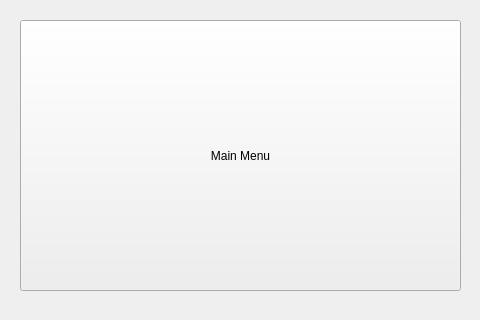
<?xml version="1.0" encoding="UTF-8"?>
<ui version="4.0">
 <class>CamDlg</class>
 <widget class="QDialog" name="CamDlg">
  <property name="geometry">
   <rect>
    <x>0</x>
    <y>0</y>
    <width>480</width>
    <height>320</height>
   </rect>
  </property>
  <property name="sizePolicy">
   <sizepolicy hsizetype="Preferred" vsizetype="Preferred">
    <horstretch>0</horstretch>
    <verstretch>0</verstretch>
   </sizepolicy>
  </property>
  <property name="minimumSize">
   <size>
    <width>480</width>
    <height>320</height>
   </size>
  </property>
  <property name="maximumSize">
   <size>
    <width>480</width>
    <height>320</height>
   </size>
  </property>
  <property name="windowTitle">
   <string>Camera</string>
  </property>
  <widget class="QDialogButtonBox" name="buttonBox">
   <property name="geometry">
    <rect>
     <x>10</x>
     <y>600</y>
     <width>461</width>
     <height>32</height>
    </rect>
   </property>
   <property name="orientation">
    <enum>Qt::Horizontal</enum>
   </property>
   <property name="standardButtons">
    <set>QDialogButtonBox::Cancel|QDialogButtonBox::Ok</set>
   </property>
  </widget>
  <widget class="QPushButton" name="mainMenuButton">
   <property name="geometry">
    <rect>
     <x>20</x>
     <y>20</y>
     <width>441</width>
     <height>271</height>
    </rect>
   </property>
   <property name="text">
    <string>Main Menu</string>
   </property>
  </widget>
 </widget>
 <resources/>
 <connections>
  <connection>
   <sender>buttonBox</sender>
   <signal>accepted()</signal>
   <receiver>CamDlg</receiver>
   <slot>accept()</slot>
   <hints>
    <hint type="sourcelabel">
     <x>248</x>
     <y>254</y>
    </hint>
    <hint type="destinationlabel">
     <x>157</x>
     <y>274</y>
    </hint>
   </hints>
  </connection>
  <connection>
   <sender>buttonBox</sender>
   <signal>rejected()</signal>
   <receiver>CamDlg</receiver>
   <slot>reject()</slot>
   <hints>
    <hint type="sourcelabel">
     <x>316</x>
     <y>260</y>
    </hint>
    <hint type="destinationlabel">
     <x>286</x>
     <y>274</y>
    </hint>
   </hints>
  </connection>
 </connections>
</ui>
